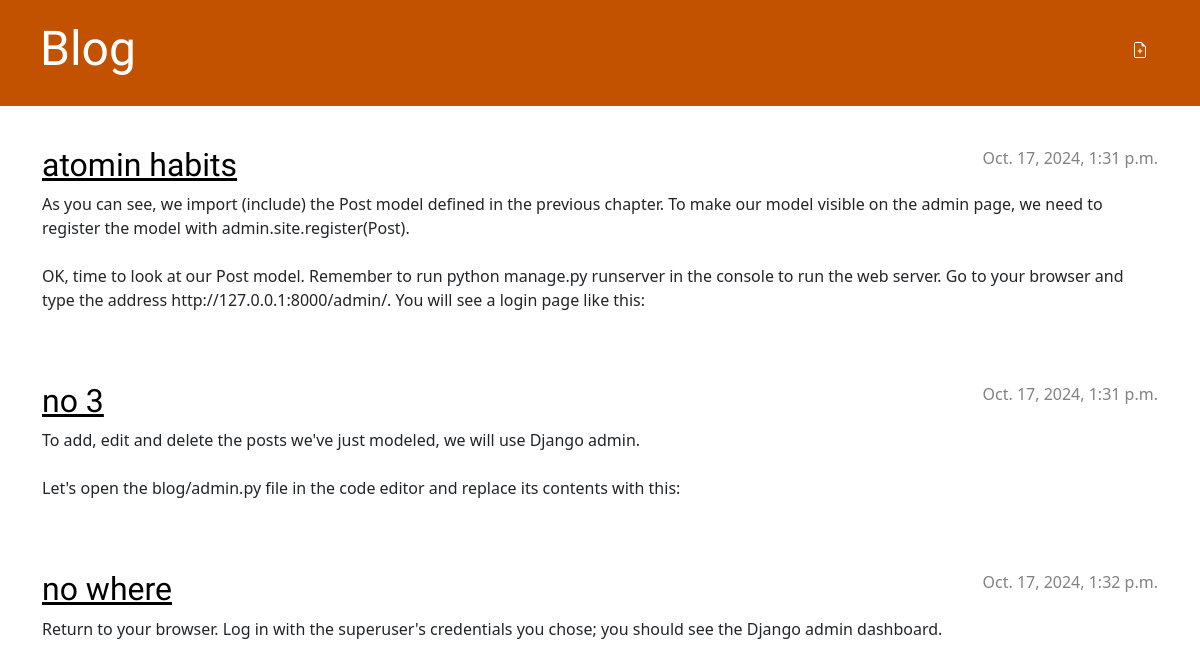
The app's page /, older data.
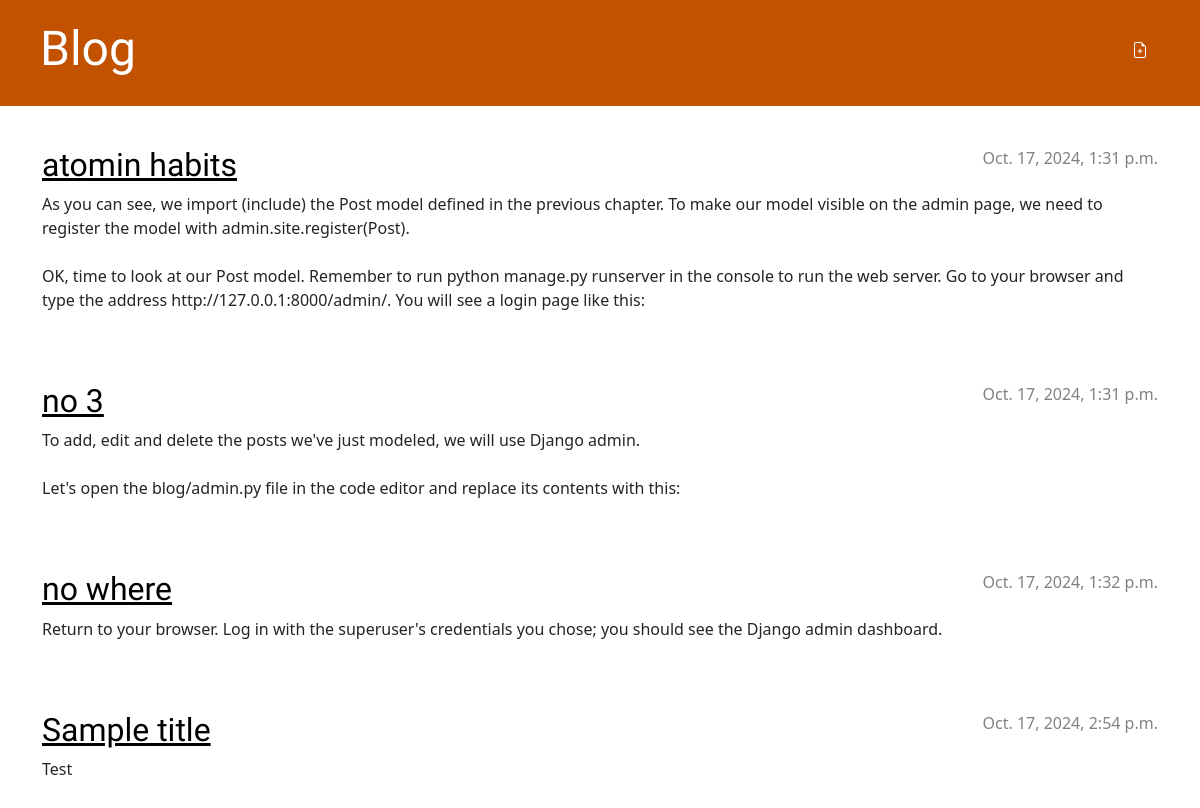
The same page, newer data.
### blog/models.py (models this page shows, shortened)
class Post(models.Model):
    author = models.ForeignKey(settings.AUTH_USER_MODEL, on_delete=models.CASCADE)
    title = models.CharField(max_length=200)
    text = models.TextField()
    created_date = models.DateTimeField(default=timezone.now)
    published_date = models.DateTimeField(blank=True, null=True)

### blog/views.py (the view)
# urls.py: path('', views.post_list, name='post_list'),
def post_list(request):
    posts = Post.objects.filter(published_date__lte=timezone.now()).order_by('published_date')
    return render(request, 'blog/post_list.html', {'posts': posts})

### blog/templates/blog/post_list.html (shortened to what this page needs)
{% load static %}
<!DOCTYPE html>
<html>
    <head>
        <link rel="stylesheet" href="https://cdn.jsdelivr.net/npm/bootstrap@5.1.3/dist/css/bootstrap.min.css">
        <link rel="stylesheet" href="{% static 'css/blog.css' %}">
    </head>
    <body>
        <header class="page-header">
            <div class="container">
            <a href="{% url 'post_new' %}" class="top-menu">
            </a>
        </div>
            <h1><a href="/">Blog</a></h1>
        </header>
        <main class="container">
            <div class="row">
                <div class="col">
                    {% for post in posts %}
                        <article class="post">
                            <time class="date">
                                {{ post.published_date }}
                            </time>
                            <h2><a href="{% url 'post_detail' pk=post.pk %}">{{ post.title }}</a></h2>
                            <p>{{ post.text|linebreaksbr }}</p>
                        </article>
                    {% endfor %}
                </div>
            </div>
        </main>
    </body>
</html>

### blog/static/css/blog.css (style rules this page uses)
.page-header { background-color: #C25100; margin-top: 0; margin-bottom: 40px; padding: 20px 20px 20px 40px; }
.page-header h1, .page-header h1 a, .page-header h1 a:visited, .page-header h1 a:active { color: #ffffff; font-size: 36pt; text-decoration: none; }
h1, h2, h3, h4 { font-family: 'Lobster', cursive; }
.date { color: #828282; }
.top-menu, .top-menu:hover, .top-menu:visited { color: #ffffff; float: right; font-size: 26pt; margin-right: 20px; }
.post { margin-bottom: 70px; }
.post h2 a, .post h2 a:visited { color: #000000; }
.post > .date, .post > .actions { float: right; }

Row changes from the older to the newer data that the page shows:
added Post: published_date "Oct. 17, 2024, 2:54 p.m.", title "Sample title", text "Test"
